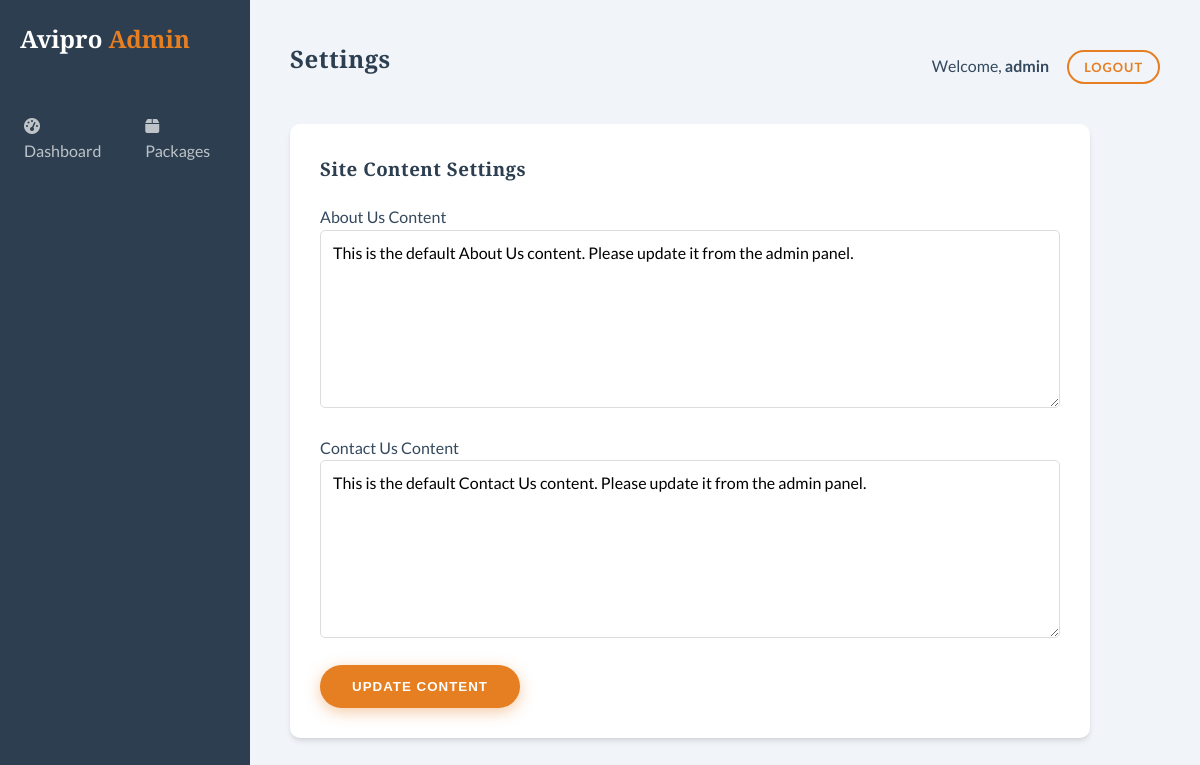
Page /admin/settings.php (signed in) on the committed database.
### tables this page shows
CREATE TABLE `site_content` (
  `id` int(11) NOT NULL AUTO_INCREMENT,
  `page` varchar(50) NOT NULL,
  `content` text NOT NULL,
  PRIMARY KEY (`id`)
);

### admin/settings.php (the view, shortened to what this page needs)
<?php
include '../includes/db.php';
include 'header.php';
$about_content = "";
$contact_content = "";
$result = $conn->query("SELECT * FROM site_content");
while($row = $result->fetch_assoc()){
    if($row['page'] == 'about') $about_content = $row['content'];
    if($row['page'] == 'contact') $contact_content = $row['content'];
}
?>
<div class="form-container">
    <h3>Site Content Settings</h3>
    <form action="settings_ops.php" method="post" style="margin-top: 20px;">
        <div class="form-group">
            <label>About Us Content</label>
            <textarea name="about_content" class="form-control" rows="8"><?php echo htmlspecialchars($about_content); ?></textarea>
        </div>
        <div class="form-group">
            <label>Contact Us Content</label>
            <textarea name="contact_content" class="form-control" rows="8"><?php echo htmlspecialchars($contact_content); ?></textarea>
        </div>
        <button type="submit" name="update_settings" class="btn btn-primary">Update Content</button>
    </form>
</div>
</div>
</body>
</html>

### admin/header.php (shortened to what this page needs)
<!DOCTYPE html>
<html lang="en">
<head>
    <link rel="stylesheet" href="../public/css/style.css">
    <link rel="stylesheet" href="https://cdnjs.cloudflare.com/ajax/libs/font-awesome/6.0.0/css/all.min.css">
</head>
<body class="admin-body">
<div class="admin-sidebar">
    <div class="logo">
        Avipro <span>Admin</span>
    </div>
    <nav>
        <a href="dashboard.php" class="<?php echo basename($_SERVER['PHP_SELF']) == 'dashboard.php' ? 'active' : ''; ?>"><i class="fas fa-tachometer-alt"></i> &nbsp; Dashboard</a>
        <a href="packages.php" class="<?php echo basename($_SERVER['PHP_SELF']) == 'packages.php' ? 'active' : ''; ?>"><i class="fas fa-box"></i> &nbsp; Packages</a>
        <a href="bookings.php" class="<?php echo basename($_SERVER['PHP_SELF']) == 'bookings.php' ? 'active' : ''; ?>"><i class="fas fa-calendar-check"></i> &nbsp; Bookings</a>
    </nav>
</div>
<div class="admin-main">
    <div class="admin-header-top">
        <h2><?php echo ucfirst(basename($_SERVER['PHP_SELF'], '.php')); ?></h2>
        <div class="user-info">
            <span>Welcome, <strong><?php echo htmlspecialchars($_SESSION["username"]); ?></strong></span>
            <a href="logout.php" class="btn btn-outline" style="margin-left: 15px; font-size: 0.8rem; padding: 5px 15px;">Logout</a>
        </div>
    </div>

### public/css/style.css (style rules this page uses)
:root { --primary-color: #2c3e50; --secondary-color: #e67e22; --accent-color: #d35400; --text-color: #34495e; --light-bg: #fdfbf7; --white: #ffffff; --transition: all 0.3s ease; --shadow: 0 4px 6px -1px rgba(0, 0, 0, 0.1), 0 2px 4px -1px rgba(0, 0, 0, 0.06); --shadow-lg: 0 10px 15px -3px rgba(0, 0, 0, 0.1), 0 4px 6px -2px rgba(0, 0, 0, 0.05); }
* { margin: 0; padding: 0; box-sizing: border-box; }
body { font-family: 'Lato', sans-serif; color: var(--text-color); line-height: 1.6; background-color: var(--light-bg); }
h1, h2, h3, h4, h5, h6 { font-family: 'Playfair Display', serif; color: var(--primary-color); margin-bottom: 1rem; letter-spacing: 0.5px; }
a { text-decoration: none; color: inherit; transition: var(--transition); }
.btn { display: inline-block; padding: 12px 30px; border-radius: 50px; font-weight: 700; text-transform: uppercase; letter-spacing: 1px; cursor: pointer; transition: var(--transition); border: 2px solid transparent; }
.btn-primary { background-color: var(--secondary-color); color: var(--white); box-shadow: 0 4px 15px rgba(230, 126, 34, 0.4); }
.btn-outline { border-color: var(--secondary-color); color: var(--secondary-color); }
nav { display: flex; justify-content: space-between; align-items: center; height: 80px; }
.logo { font-size: 1.8rem; font-weight: 700; font-family: 'Playfair Display', serif; color: var(--primary-color); }
.logo span { color: var(--secondary-color); }
.form-group { margin-bottom: 20px; }
.form-control { width: 100%; padding: 12px; border: 1px solid #ddd; border-radius: 5px; font-family: inherit; font-size: 1rem; }
.admin-body { background-color: #f1f5f9; display: flex; min-height: 100vh; }
.admin-sidebar { width: 250px; background-color: var(--primary-color); color: var(--white); flex-shrink: 0; padding: 20px 0; position: fixed; height: 100%; overflow-y: auto; }
.admin-sidebar .logo { padding: 0 20px; margin-bottom: 40px; color: var(--white); font-size: 1.5rem; }
.admin-sidebar nav a { display: block; padding: 15px 20px; color: #bdc3c7; font-weight: 500; border-left: 4px solid transparent; transition: var(--transition); }
.admin-main { flex-grow: 1; margin-left: 250px; padding: 40px; }
.admin-header-top { display: flex; justify-content: space-between; align-items: center; margin-bottom: 30px; }
.form-container { background: var(--white); padding: 30px; border-radius: 10px; box-shadow: var(--shadow); max-width: 800px; margin-bottom: 40px; }

### rows in the picture
site_content: about_content "This is the default About Us content. Please update it from the admin panel."
site_content: contact_content "This is the default Contact Us content. Please update it from the admin panel."

### other values in the picture
basename($_SERVER['PHP_SELF'], '.php') "Settings"
$_SESSION["username"] "admin"
